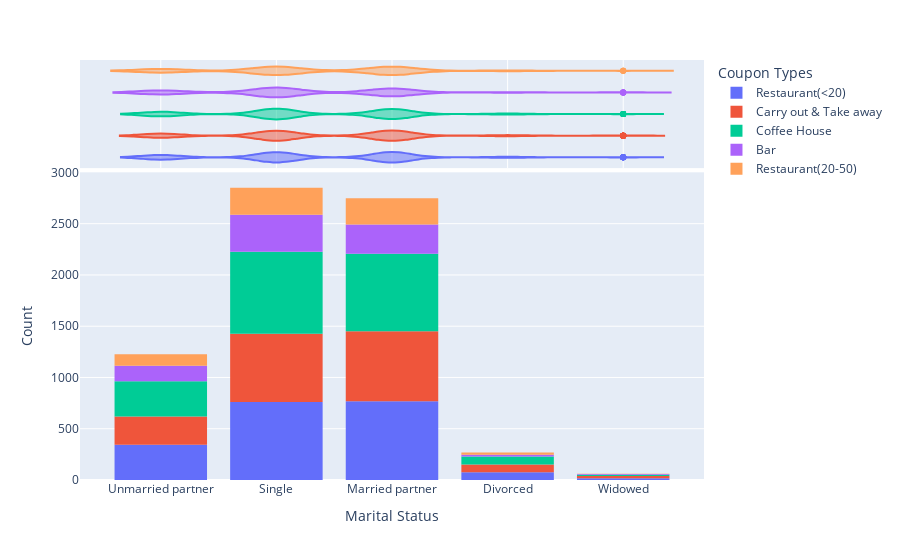

Notebook code for this chart:
### Markdown cell above
From the above diagram we see that Drivers/Customers based on different marital status accept coupons for different businesses.
1. Single drivers and Drivers with Married/Unmarried Partners compose the majority of the customers who accept coupons.
2. Single drivers prefer to accept coupons for Restaurants 20 mins away, carry out & Take away and coffee houses more compared to other businesses. Please refer to the below diagram.

Data here could be skewed against certain marital status Divorced/widowed based on the count of corresponding drivers captured in the dataset.

### Code cell
px.histogram(data.query('accepted_coupon=="Yes"')
             ,x='maritalStatus'
             ,color='coupon'
             ,marginal='violin'
             ,nbins=10).update_layout(xaxis_title="Marital Status", yaxis_title='Count', legend={'title':'Coupon Types'})

### Figure 1 — Plotly figure (JSON) as saved in the notebook; plotly's stock layout.template omitted (floating-point values rounded to 4 significant figures; data arrays with more than 128 entries replaced by an {"elided": "..."} marker saying what was removed)
{"data": [{"alignmentgroup": "True", "bingroup": "x", "hovertemplate": "coupon=Restaurant(<20)<br>maritalStatus=%{x}<br>count=%{y}<extra></extra>", "legendgroup": "Restaurant(<20)", "marker": {"color": "#636efa", "pattern": {"shape": ""}}, "name": "Restaurant(<20)", "nbinsx": 10, "offsetgroup": "Restaurant(<20)", "orientation": "v", "showlegend": true, "type": "histogram", "x": {"elided": "1967 str values"}, "xaxis": "x", "yaxis": "y"}, {"alignmentgroup": "True", "hovertemplate": "coupon=Restaurant(<20)<br>maritalStatus=%{x}<extra></extra>", "legendgroup": "Restaurant(<20)", "marker": {"color": "#636efa"}, "name": "Restaurant(<20)", "offsetgroup": "Restaurant(<20)", "scalegroup": "x", "showlegend": false, "type": "violin", "x": {"elided": "1967 str values"}, "xaxis": "x2", "yaxis": "y2"}, {"alignmentgroup": "True", "bingroup": "x", "hovertemplate": "coupon=Carry out & Take away<br>maritalStatus=%{x}<br>count=%{y}<extra></extra>", "legendgroup": "Carry out & Take away", "marker": {"color": "#EF553B", "pattern": {"shape": ""}}, "name": "Carry out & Take away", "nbinsx": 10, "offsetgroup": "Carry out & Take away", "orientation": "v", "showlegend": true, "type": "histogram", "x": {"elided": "1720 str values"}, "xaxis": "x", "yaxis": "y"}, {"alignmentgroup": "True", "hovertemplate": "coupon=Carry out & Take away<br>maritalStatus=%{x}<extra></extra>", "legendgroup": "Carry out & Take away", "marker": {"color": "#EF553B"}, "name": "Carry out & Take away", "offsetgroup": "Carry out & Take away", "scalegroup": "x", "showlegend": false, "type": "violin", "x": {"elided": "1720 str values"}, "xaxis": "x2", "yaxis": "y2"}, {"alignmentgroup": "True", "bingroup": "x", "hovertemplate": "coupon=Coffee House<br>maritalStatus=%{x}<br>count=%{y}<extra></extra>", "legendgroup": "Coffee House", "marker": {"color": "#00cc96", "pattern": {"shape": ""}}, "name": "Coffee House", "nbinsx": 10, "offsetgroup": "Coffee House", "orientation": "v", "showlegend": true, "type": "histogram", "x": {"elided": "1989 str values"}, "xaxis": "x", "yaxis": "y"}, {"alignmentgroup": "True", "hovertemplate": "coupon=Coffee House<br>maritalStatus=%{x}<extra></extra>", "legendgroup": "Coffee House", "marker": {"color": "#00cc96"}, "name": "Coffee House", "offsetgroup": "Coffee House", "scalegroup": "x", "showlegend": false, "type": "violin", "x": {"elided": "1989 str values"}, "xaxis": "x2", "yaxis": "y2"}, {"alignmentgroup": "True", "bingroup": "x", "hovertemplate": "coupon=Bar<br>maritalStatus=%{x}<br>count=%{y}<extra></extra>", "legendgroup": "Bar", "marker": {"color": "#ab63fa", "pattern": {"shape": ""}}, "name": "Bar", "nbinsx": 10, "offsetgroup": "Bar", "orientation": "v", "showlegend": true, "type": "histogram", "x": {"elided": "824 str values"}, "xaxis": "x", "yaxis": "y"}, {"alignmentgroup": "True", "hovertemplate": "coupon=Bar<br>maritalStatus=%{x}<extra></extra>", "legendgroup": "Bar", "marker": {"color": "#ab63fa"}, "name": "Bar", "offsetgroup": "Bar", "scalegroup": "x", "showlegend": false, "type": "violin", "x": {"elided": "824 str values"}, "xaxis": "x2", "yaxis": "y2"}, {"alignmentgroup": "True", "bingroup": "x", "hovertemplate": "coupon=Restaurant(20-50)<br>maritalStatus=%{x}<br>count=%{y}<extra></extra>", "legendgroup": "Restaurant(20-50)", "marker": {"color": "#FFA15A", "pattern": {"shape": ""}}, "name": "Restaurant(20-50)", "nbinsx": 10, "offsetgroup": "Restaurant(20-50)", "orientation": "v", "showlegend": true, "type": "histogram", "x": {"elided": "657 str values"}, "xaxis": "x", "yaxis": "y"}, {"alignmentgroup": "True", "hovertemplate": "coupon=Restaurant(20-50)<br>maritalStatus=%{x}<extra></extra>", "legendgroup": "Restaurant(20-50)", "marker": {"color": "#FFA15A"}, "name": "Restaurant(20-50)", "offsetgroup": "Restaurant(20-50)", "scalegroup": "x", "showlegend": false, "type": "violin", "x": {"elided": "657 str values"}, "xaxis": "x2", "yaxis": "y2"}], "layout": {"barmode": "relative", "legend": {"title": {"text": "Coupon Types"}, "tracegroupgap": 0}, "margin": {"t": 60}, "xaxis": {"anchor": "y", "domain": [0, 1], "title": {"text": "Marital Status"}}, "xaxis2": {"anchor": "y2", "domain": [0, 1], "matches": "x", "showgrid": true, "showticklabels": false}, "yaxis": {"anchor": "x", "domain": [0, 0.7326], "title": {"text": "Count"}}, "yaxis2": {"anchor": "x2", "domain": [0.7426, 1], "matches": "y2", "showgrid": false, "showline": false, "showticklabels": false, "ticks": ""}}}
